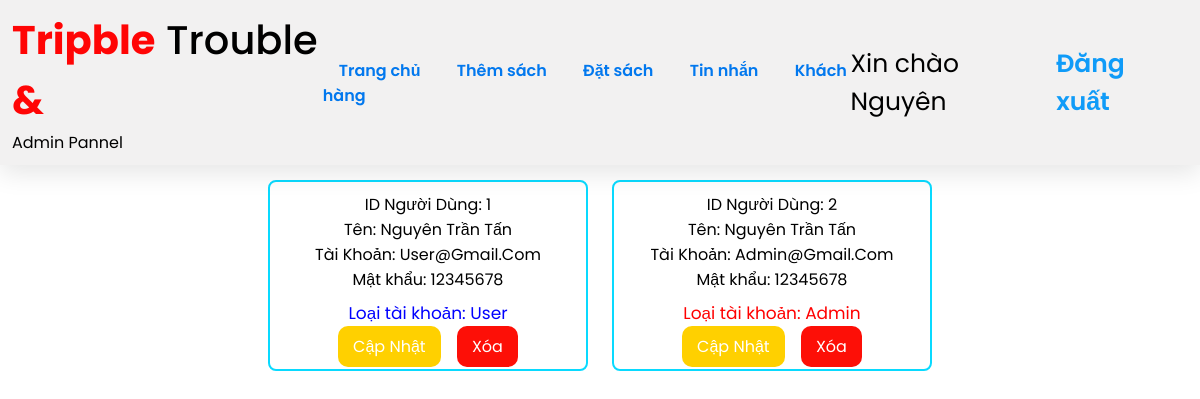
/users_detail.php (signed in), run on the app's committed database.
### tables this page shows
CREATE TABLE `users_info` (
  `Id` int(100) NOT NULL,
  `name` varchar(200) NOT NULL,
  `surname` varchar(200) NOT NULL,
  `email` varchar(200) NOT NULL,
  `password` varchar(200) NOT NULL,
  `user_type` varchar(200) NOT NULL DEFAULT 'user'
);

### users_detail.php (the view, shortened to what this page needs)
<?php
include 'config.php';
?>
<!DOCTYPE html>
<html lang="en">
<head>
    <link rel="stylesheet" href="./css/register.css">
    <link rel="stylesheet" href="./css/index_book.css">
</head>
<body>
    <?php
    include 'admin_header.php';
    ?>
        <section class="show-products">
    <div class="box-container">
   <?php
      $select_user = mysqli_query($conn, "SELECT Id,name,surname,email,password,user_type FROM users_info") or die('query failed');
      if(mysqli_num_rows($select_user) > 0){
         while($fetch_user = mysqli_fetch_assoc($select_user)){
   ?>
   <div class="box">
       <div class="name">ID Người dùng: <?php echo $fetch_user['Id']; ?></div>
      <div class="name">Tên: <?php echo $fetch_user['name']; ?>&nbsp;<?php echo $fetch_user['surname']; ?></div>
      <div class="name">Tài khoản: <?php echo $fetch_user['email']; ?></div>
      <div class="password">Mật khẩu: <?php echo $fetch_user['password']; ?></div>
      <div class="price"style="color:<?php if($fetch_user['user_type'] == 'Admin'){ echo 'red'; }else{ echo 'blue'; } ?>;">Loại tài khoản: <?php echo $fetch_user['user_type']; ?></div>
      <a style="" class="delete_btn" href="users_detail.php?update_user=<?php echo $fetch_user['Id']; ?>">Cập nhật</a>
      <a href="users_detail.php?delete_user=<?php echo $fetch_user['Id']; ?>" class="update_btn" onclick="return confirm('Bạn có chắc chắn muốn xóa người dùng này?');">Xóa</a>
   </div>
   <?php
      }
   }else{
      echo '<p class="empty">Chưa có người dùng nào được thêm vào!</p>';
   }
   ?>
    </div>
    </section>
</body>
</html>

### css/register.css (style rules this page uses)
* { text-decoration: none; }
body { background: #fff; font-family: "Poppins", sans-serif; }
html { overflow-x: hidden; top: 0; bottom: 0; left: 0; right: 0; }
.show-products .box-container { display: grid; grid-template-columns: repeat(auto-fit, 27rem); justify-content: center; gap: 1.5rem; max-width: 1200px; margin: 0 auto; align-items: flex-start; }
.show-products { padding-top: 0; margin-top: 15px; }
.show-products .box-container .box { text-align: center; padding: 12px; border-radius: 0.5rem; border: 2px solid rgb(15, 156, 221); }
.show-products .box-container .box .name { font-size: 1rem; color: black; text-transform: capitalize; }
.show-products .box-container .box .price { margin: 15px; font-size: 20px; color: rgb(32, 31, 31); }
.show-products .box-container .box .update_btn, .update_btn { background-color: rgb(255, 187, 0); padding: 9px 15px; margin: 6px; border-radius: 10px; color: white; text-transform: capitalize; }
.show-products .box-container .box .delete_btn, .delete_btn { background-color: rgb(238, 0, 0); padding: 9px 15px; margin: 6px; border-radius: 10px; color: white; text-transform: capitalize; }

### css/index_book.css (style rules this page uses)
* { text-decoration: none; margin: 0; padding: 0; font-family: "Poppins", sans-serif; box-sizing: border-box; outline: none; border:none; }
.show-products .box-container { display: grid; grid-template-columns: repeat(auto-fit, 20rem); justify-content: center; gap:1.5rem; max-width: 1200px; margin:0 auto; align-items: flex-start; }
.show-products { padding-top: 0; margin-top: 15px; }
.show-products .box-container .box { text-align: center; padding:10px; border-radius: .5rem; border:2px solid rgb(9, 218, 255); }
.show-products .box-container .box .name { font-size: 1rem; color:black; text-transform: capitalize; }
.show-products .box-container .box .price { margin: 8px 0px; font-size: 17px; color: rgb(3, 180, 224); font-weight: 400; }
.show-products .box-container .box .update_btn,.update_btn { background-color: rgb(253, 15, 7); padding: 9px 15px; margin: 6px; border-radius: 10px; color: white; text-transform: capitalize; }
.show-products .box-container .box .delete_btn, .delete_btn { background-color: rgb(255, 208, 0); padding: 9px 15px; margin: 6px; border-radius: 10px; color: rgb(255,255, 255); text-transform: capitalize; }

### css/admin.css (style rules this page uses)
* { text-decoration: none; margin: 0; padding: 0; font-family: "Poppins", sans-serif; box-sizing: border-box; outline: none; border: none; }
a { color: #ff0000; text-decoration: none; background-color: transparent; }

### data on the page
users_info: Id "1", name "Nguyên", surname "Trần Tấn", email "User@gmail.com", password "12345678", user_type "User"
users_info: Id "2", name "Nguyên", surname "Trần Tấn", email "Admin@gmail.com", password "12345678", user_type "Admin"

### other printed values
$_SESSION['admin_name'] "Nguyên"
